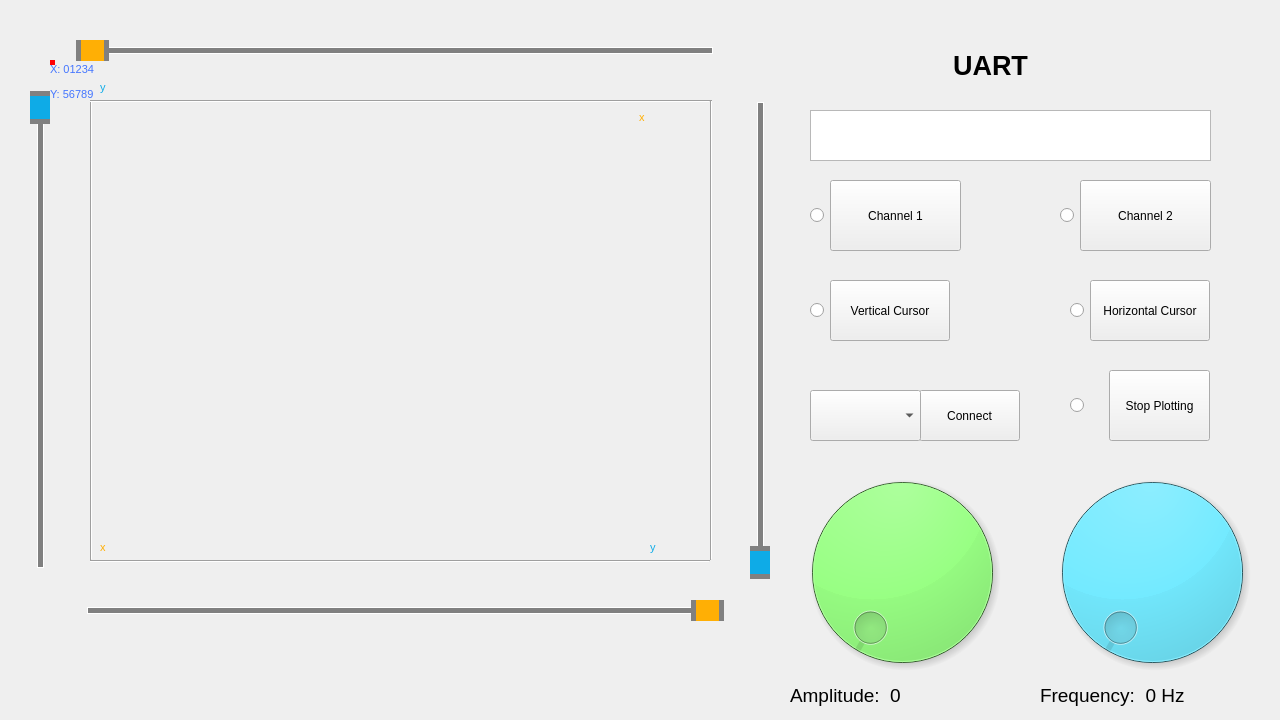
<?xml version="1.0" encoding="UTF-8"?>
<ui version="4.0">
 <class>Widget</class>
 <widget class="QWidget" name="Widget">
  <property name="geometry">
   <rect>
    <x>0</x>
    <y>0</y>
    <width>1280</width>
    <height>720</height>
   </rect>
  </property>
  <property name="windowTitle">
   <string>Widget</string>
  </property>
  <property name="styleSheet">
   <string notr="true"/>
  </property>
  <widget class="QCustomPlot" name="customPlot" native="true">
   <property name="geometry">
    <rect>
     <x>50</x>
     <y>60</y>
     <width>700</width>
     <height>540</height>
    </rect>
   </property>
   <widget class="Line" name="horizontalLine1">
    <property name="geometry">
     <rect>
      <x>40</x>
      <y>40</y>
      <width>620</width>
      <height>3</height>
     </rect>
    </property>
    <property name="styleSheet">
     <string notr="true">color: rgb(11, 72, 190);</string>
    </property>
    <property name="orientation">
     <enum>Qt::Horizontal</enum>
    </property>
   </widget>
   <widget class="Line" name="horizontalLine2">
    <property name="geometry">
     <rect>
      <x>40</x>
      <y>500</y>
      <width>620</width>
      <height>3</height>
     </rect>
    </property>
    <property name="styleSheet">
     <string notr="true">color: rgb(11, 72, 190);</string>
    </property>
    <property name="orientation">
     <enum>Qt::Horizontal</enum>
    </property>
   </widget>
   <widget class="Line" name="verticalLine1">
    <property name="geometry">
     <rect>
      <x>40</x>
      <y>40</y>
      <width>3</width>
      <height>460</height>
     </rect>
    </property>
    <property name="orientation">
     <enum>Qt::Vertical</enum>
    </property>
   </widget>
   <widget class="Line" name="verticalLine2">
    <property name="geometry">
     <rect>
      <x>660</x>
      <y>40</y>
      <width>3</width>
      <height>460</height>
     </rect>
    </property>
    <property name="orientation">
     <enum>Qt::Vertical</enum>
    </property>
   </widget>
   <widget class="QLabel" name="horizontalLabel1">
    <property name="geometry">
     <rect>
      <x>50</x>
      <y>20</y>
      <width>60</width>
      <height>15</height>
     </rect>
    </property>
    <property name="font">
     <font>
      <pointsize>8</pointsize>
     </font>
    </property>
    <property name="styleSheet">
     <string notr="true">background-color: rgba(0, 0, 0, 0);
color: rgb(14, 171, 231);</string>
    </property>
    <property name="text">
     <string>y</string>
    </property>
   </widget>
   <widget class="QLabel" name="horizontalLabel2">
    <property name="geometry">
     <rect>
      <x>600</x>
      <y>480</y>
      <width>60</width>
      <height>15</height>
     </rect>
    </property>
    <property name="font">
     <font>
      <pointsize>8</pointsize>
     </font>
    </property>
    <property name="styleSheet">
     <string notr="true">background-color: rgba(0, 0, 0, 0);
color: rgb(14, 171, 231);</string>
    </property>
    <property name="text">
     <string>y</string>
    </property>
   </widget>
   <widget class="QLabel" name="verticalLabel1">
    <property name="geometry">
     <rect>
      <x>50</x>
      <y>480</y>
      <width>71</width>
      <height>15</height>
     </rect>
    </property>
    <property name="font">
     <font>
      <pointsize>8</pointsize>
     </font>
    </property>
    <property name="styleSheet">
     <string notr="true">background-color: rgba(0, 0, 0, 0);
color: rgb(255, 175, 5);</string>
    </property>
    <property name="text">
     <string>x</string>
    </property>
   </widget>
   <widget class="QLabel" name="verticalLabel2">
    <property name="geometry">
     <rect>
      <x>589</x>
      <y>50</y>
      <width>71</width>
      <height>15</height>
     </rect>
    </property>
    <property name="font">
     <font>
      <pointsize>8</pointsize>
     </font>
    </property>
    <property name="styleSheet">
     <string notr="true">background-color: rgba(0, 0, 0, 0);
color: rgb(255, 175, 5);</string>
    </property>
    <property name="text">
     <string>x</string>
    </property>
   </widget>
   <widget class="QLabel" name="redLabel">
    <property name="geometry">
     <rect>
      <x>0</x>
      <y>0</y>
      <width>5</width>
      <height>5</height>
     </rect>
    </property>
    <property name="styleSheet">
     <string notr="true">#redLabel
{
	background-color: rgb(255, 0, 4);
	border-radius: 10px;
}</string>
    </property>
    <property name="text">
     <string/>
    </property>
   </widget>
   <widget class="QLabel" name="pointLabel">
    <property name="geometry">
     <rect>
      <x>0</x>
      <y>0</y>
      <width>60</width>
      <height>45</height>
     </rect>
    </property>
    <property name="font">
     <font>
      <pointsize>8</pointsize>
     </font>
    </property>
    <property name="styleSheet">
     <string notr="true">background-color: rgba(0, 0, 0, 0);
color: rgb(67, 117, 255);</string>
    </property>
    <property name="text">
     <string>&lt;html&gt;&lt;head/&gt;&lt;body&gt;&lt;p&gt;&lt;span style=&quot; font-size:8pt;&quot;&gt;X: 01234&lt;/span&gt;&lt;/p&gt;&lt;p&gt;&lt;span style=&quot; font-size:8pt;&quot;&gt;Y: 56789&lt;/span&gt;&lt;/p&gt;&lt;/body&gt;&lt;/html&gt;</string>
    </property>
    <property name="alignment">
     <set>Qt::AlignLeading|Qt::AlignLeft|Qt::AlignVCenter</set>
    </property>
   </widget>
   <zorder>verticalLine1</zorder>
   <zorder>verticalLine2</zorder>
   <zorder>horizontalLine2</zorder>
   <zorder>horizontalLine1</zorder>
   <zorder>horizontalLabel1</zorder>
   <zorder>horizontalLabel2</zorder>
   <zorder>verticalLabel1</zorder>
   <zorder>verticalLabel2</zorder>
   <zorder>redLabel</zorder>
   <zorder>pointLabel</zorder>
  </widget>
  <widget class="QLabel" name="uartLabel">
   <property name="geometry">
    <rect>
     <x>810</x>
     <y>40</y>
     <width>361</width>
     <height>51</height>
    </rect>
   </property>
   <property name="font">
    <font>
     <pointsize>20</pointsize>
     <bold>true</bold>
    </font>
   </property>
   <property name="styleSheet">
    <string notr="true">color: rgb(0, 0, 0);</string>
   </property>
   <property name="text">
    <string>UART</string>
   </property>
   <property name="alignment">
    <set>Qt::AlignCenter</set>
   </property>
  </widget>
  <widget class="QPlainTextEdit" name="receivedDataText">
   <property name="geometry">
    <rect>
     <x>810</x>
     <y>110</y>
     <width>401</width>
     <height>51</height>
    </rect>
   </property>
   <property name="readOnly">
    <bool>true</bool>
   </property>
  </widget>
  <widget class="QDial" name="amplitudeDial">
   <property name="geometry">
    <rect>
     <x>790</x>
     <y>460</y>
     <width>225</width>
     <height>225</height>
    </rect>
   </property>
   <property name="styleSheet">
    <string notr="true">background-color: rgb(150, 255, 131);</string>
   </property>
   <property name="wrapping">
    <bool>false</bool>
   </property>
  </widget>
  <widget class="QDial" name="frequencyDial">
   <property name="geometry">
    <rect>
     <x>1040</x>
     <y>460</y>
     <width>225</width>
     <height>225</height>
    </rect>
   </property>
   <property name="styleSheet">
    <string notr="true">background-color: rgb(102, 230, 255);</string>
   </property>
  </widget>
  <widget class="QLabel" name="amplitudeLabel">
   <property name="geometry">
    <rect>
     <x>790</x>
     <y>680</y>
     <width>225</width>
     <height>31</height>
    </rect>
   </property>
   <property name="font">
    <font>
     <pointsize>14</pointsize>
    </font>
   </property>
   <property name="styleSheet">
    <string notr="true">color: rgb(0, 0, 0);</string>
   </property>
   <property name="text">
    <string>Amplitude:  0</string>
   </property>
  </widget>
  <widget class="QLabel" name="frequencyLabel">
   <property name="geometry">
    <rect>
     <x>1040</x>
     <y>680</y>
     <width>225</width>
     <height>31</height>
    </rect>
   </property>
   <property name="font">
    <font>
     <pointsize>14</pointsize>
    </font>
   </property>
   <property name="styleSheet">
    <string notr="true">color: rgb(0, 0, 0);</string>
   </property>
   <property name="text">
    <string>Frequency:  0 Hz</string>
   </property>
  </widget>
  <widget class="QPushButton" name="stopButton">
   <property name="geometry">
    <rect>
     <x>1109</x>
     <y>370</y>
     <width>101</width>
     <height>71</height>
    </rect>
   </property>
   <property name="text">
    <string>Stop Plotting</string>
   </property>
  </widget>
  <widget class="QSlider" name="cursor1HorizontalSlider">
   <property name="enabled">
    <bool>true</bool>
   </property>
   <property name="geometry">
    <rect>
     <x>75</x>
     <y>40</y>
     <width>650</width>
     <height>21</height>
    </rect>
   </property>
   <property name="styleSheet">
    <string notr="true">QSlider::groove:horizontal {
    border: 1px solid white;
    height: 5px;
    background: gray;
    margin: 0 12px;
}

QSlider::handle:horizontal {
    background: #FFAF05;
    border: 5px solid gray;
    width: 23px;
    height: 100px;
    margin: -24px -12px;
}
</string>
   </property>
   <property name="orientation">
    <enum>Qt::Horizontal</enum>
   </property>
   <property name="invertedAppearance">
    <bool>false</bool>
   </property>
  </widget>
  <widget class="QSlider" name="cursor1VerticalSlider">
   <property name="geometry">
    <rect>
     <x>30</x>
     <y>90</y>
     <width>20</width>
     <height>490</height>
    </rect>
   </property>
   <property name="styleSheet">
    <string notr="true">/* Dikey QSlider */
QSlider::groove:vertical {
    border: 1px solid white;
    width: 5px;
    background: gray;
    margin: 12px 0;
}

QSlider::handle:vertical {
    background: #0EABE7;
    border: 5px solid gray;
    width: 100px;
    height: 23px;
    margin: -12px -24px;
}
</string>
   </property>
   <property name="orientation">
    <enum>Qt::Vertical</enum>
   </property>
   <property name="invertedAppearance">
    <bool>true</bool>
   </property>
  </widget>
  <widget class="QRadioButton" name="verticalEnableRadio">
   <property name="geometry">
    <rect>
     <x>810</x>
     <y>280</y>
     <width>21</width>
     <height>61</height>
    </rect>
   </property>
   <property name="text">
    <string/>
   </property>
   <property name="autoExclusive">
    <bool>false</bool>
   </property>
  </widget>
  <widget class="QRadioButton" name="horizontalEnableRadio">
   <property name="geometry">
    <rect>
     <x>1070</x>
     <y>280</y>
     <width>141</width>
     <height>61</height>
    </rect>
   </property>
   <property name="text">
    <string/>
   </property>
   <property name="autoExclusive">
    <bool>false</bool>
   </property>
  </widget>
  <widget class="QSlider" name="cursor2VerticalSlider">
   <property name="geometry">
    <rect>
     <x>750</x>
     <y>90</y>
     <width>20</width>
     <height>490</height>
    </rect>
   </property>
   <property name="styleSheet">
    <string notr="true">QSlider::groove:vertical {
    border: 1px solid white;
    width: 5px;
    background: gray;
    margin: 12px 0;
}

QSlider::handle:vertical {
    background: #0EABE7;
    border: 5px solid gray;
    width: 100px;
    height: 23px;
    margin: -12px -24px;
}
</string>
   </property>
   <property name="orientation">
    <enum>Qt::Vertical</enum>
   </property>
  </widget>
  <widget class="QRadioButton" name="stopRadio">
   <property name="geometry">
    <rect>
     <x>1070</x>
     <y>370</y>
     <width>20</width>
     <height>71</height>
    </rect>
   </property>
   <property name="text">
    <string/>
   </property>
   <property name="autoExclusive">
    <bool>false</bool>
   </property>
  </widget>
  <widget class="QLabel" name="dxLabel">
   <property name="geometry">
    <rect>
     <x>40</x>
     <y>640</y>
     <width>111</width>
     <height>41</height>
    </rect>
   </property>
   <property name="font">
    <font>
     <pointsize>12</pointsize>
    </font>
   </property>
   <property name="styleSheet">
    <string notr="true">border-color: rgb(0, 0, 0);</string>
   </property>
   <property name="text">
    <string/>
   </property>
   <property name="alignment">
    <set>Qt::AlignCenter</set>
   </property>
  </widget>
  <widget class="QLabel" name="dyLabel">
   <property name="geometry">
    <rect>
     <x>200</x>
     <y>640</y>
     <width>111</width>
     <height>41</height>
    </rect>
   </property>
   <property name="font">
    <font>
     <pointsize>12</pointsize>
    </font>
   </property>
   <property name="text">
    <string/>
   </property>
   <property name="alignment">
    <set>Qt::AlignCenter</set>
   </property>
  </widget>
  <widget class="QLabel" name="dataLabel3">
   <property name="geometry">
    <rect>
     <x>360</x>
     <y>640</y>
     <width>111</width>
     <height>41</height>
    </rect>
   </property>
   <property name="font">
    <font>
     <pointsize>12</pointsize>
    </font>
   </property>
   <property name="text">
    <string/>
   </property>
   <property name="alignment">
    <set>Qt::AlignCenter</set>
   </property>
  </widget>
  <widget class="QLabel" name="dataLabel4">
   <property name="geometry">
    <rect>
     <x>520</x>
     <y>640</y>
     <width>111</width>
     <height>41</height>
    </rect>
   </property>
   <property name="font">
    <font>
     <pointsize>12</pointsize>
    </font>
   </property>
   <property name="text">
    <string/>
   </property>
   <property name="alignment">
    <set>Qt::AlignCenter</set>
   </property>
  </widget>
  <widget class="QPushButton" name="verticalCursorButton">
   <property name="geometry">
    <rect>
     <x>830</x>
     <y>280</y>
     <width>120</width>
     <height>61</height>
    </rect>
   </property>
   <property name="text">
    <string>Vertical Cursor</string>
   </property>
  </widget>
  <widget class="QPushButton" name="horizontalCursorButton">
   <property name="geometry">
    <rect>
     <x>1090</x>
     <y>280</y>
     <width>120</width>
     <height>61</height>
    </rect>
   </property>
   <property name="text">
    <string>Horizontal Cursor</string>
   </property>
  </widget>
  <widget class="QPushButton" name="connectButton">
   <property name="geometry">
    <rect>
     <x>919</x>
     <y>390</y>
     <width>101</width>
     <height>51</height>
    </rect>
   </property>
   <property name="text">
    <string>Connect</string>
   </property>
  </widget>
  <widget class="QComboBox" name="serialPortComboBox">
   <property name="geometry">
    <rect>
     <x>810</x>
     <y>390</y>
     <width>111</width>
     <height>51</height>
    </rect>
   </property>
   <property name="font">
    <font>
     <pointsize>11</pointsize>
    </font>
   </property>
  </widget>
  <widget class="QSlider" name="cursor2HorizontalSlider">
   <property name="enabled">
    <bool>true</bool>
   </property>
   <property name="geometry">
    <rect>
     <x>75</x>
     <y>600</y>
     <width>650</width>
     <height>21</height>
    </rect>
   </property>
   <property name="styleSheet">
    <string notr="true">QSlider::groove:horizontal {
    border: 1px solid white;
    height: 5px;
    background: gray;
    margin: 0 12px;
}

QSlider::handle:horizontal {
    background: #FFAF05;
    border: 5px solid gray;
    width: 23px;
    height: 100px;
    margin: -24px -12px;
}
</string>
   </property>
   <property name="orientation">
    <enum>Qt::Horizontal</enum>
   </property>
   <property name="invertedAppearance">
    <bool>true</bool>
   </property>
  </widget>
  <widget class="QPushButton" name="channel1Button">
   <property name="geometry">
    <rect>
     <x>830</x>
     <y>180</y>
     <width>131</width>
     <height>71</height>
    </rect>
   </property>
   <property name="text">
    <string>Channel 1</string>
   </property>
  </widget>
  <widget class="QPushButton" name="channel2Button">
   <property name="geometry">
    <rect>
     <x>1080</x>
     <y>180</y>
     <width>131</width>
     <height>71</height>
    </rect>
   </property>
   <property name="text">
    <string>Channel 2</string>
   </property>
  </widget>
  <widget class="QRadioButton" name="channel1Radio">
   <property name="geometry">
    <rect>
     <x>810</x>
     <y>180</y>
     <width>16</width>
     <height>71</height>
    </rect>
   </property>
   <property name="text">
    <string/>
   </property>
   <property name="checkable">
    <bool>true</bool>
   </property>
   <property name="autoExclusive">
    <bool>false</bool>
   </property>
  </widget>
  <widget class="QRadioButton" name="channel2Radio">
   <property name="geometry">
    <rect>
     <x>1060</x>
     <y>180</y>
     <width>16</width>
     <height>71</height>
    </rect>
   </property>
   <property name="text">
    <string/>
   </property>
   <property name="checkable">
    <bool>true</bool>
   </property>
  </widget>
  <zorder>uartLabel</zorder>
  <zorder>receivedDataText</zorder>
  <zorder>amplitudeDial</zorder>
  <zorder>frequencyDial</zorder>
  <zorder>amplitudeLabel</zorder>
  <zorder>frequencyLabel</zorder>
  <zorder>stopButton</zorder>
  <zorder>cursor1HorizontalSlider</zorder>
  <zorder>cursor1VerticalSlider</zorder>
  <zorder>verticalEnableRadio</zorder>
  <zorder>horizontalEnableRadio</zorder>
  <zorder>cursor2VerticalSlider</zorder>
  <zorder>customPlot</zorder>
  <zorder>stopRadio</zorder>
  <zorder>dxLabel</zorder>
  <zorder>dyLabel</zorder>
  <zorder>dataLabel3</zorder>
  <zorder>dataLabel4</zorder>
  <zorder>verticalCursorButton</zorder>
  <zorder>horizontalCursorButton</zorder>
  <zorder>connectButton</zorder>
  <zorder>serialPortComboBox</zorder>
  <zorder>cursor2HorizontalSlider</zorder>
  <zorder>channel1Button</zorder>
  <zorder>channel2Button</zorder>
  <zorder>channel1Radio</zorder>
  <zorder>channel2Radio</zorder>
 </widget>
 <customwidgets>
  <customwidget>
   <class>QCustomPlot</class>
   <extends>QWidget</extends>
   <header>qcustomplot.h</header>
   <container>1</container>
  </customwidget>
 </customwidgets>
 <resources/>
 <connections/>
</ui>
